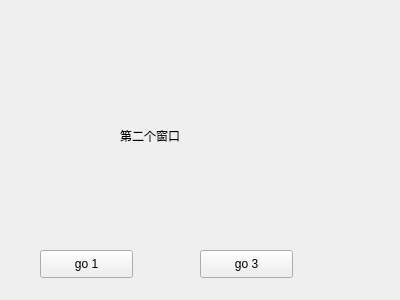
<?xml version="1.0" encoding="UTF-8"?>
<ui version="4.0">
 <class>twoForm</class>
 <widget class="QWidget" name="twoForm">
  <property name="geometry">
   <rect>
    <x>0</x>
    <y>0</y>
    <width>400</width>
    <height>300</height>
   </rect>
  </property>
  <property name="windowTitle">
   <string>Form</string>
  </property>
  <widget class="QLabel" name="label">
   <property name="geometry">
    <rect>
     <x>120</x>
     <y>90</y>
     <width>161</width>
     <height>91</height>
    </rect>
   </property>
   <property name="text">
    <string>第二个窗口</string>
   </property>
  </widget>
  <widget class="QPushButton" name="pushButton">
   <property name="geometry">
    <rect>
     <x>40</x>
     <y>250</y>
     <width>93</width>
     <height>28</height>
    </rect>
   </property>
   <property name="text">
    <string>go 1</string>
   </property>
  </widget>
  <widget class="QPushButton" name="pushButton_2">
   <property name="geometry">
    <rect>
     <x>200</x>
     <y>250</y>
     <width>93</width>
     <height>28</height>
    </rect>
   </property>
   <property name="text">
    <string>go 3</string>
   </property>
  </widget>
 </widget>
 <resources/>
 <connections/>
</ui>
